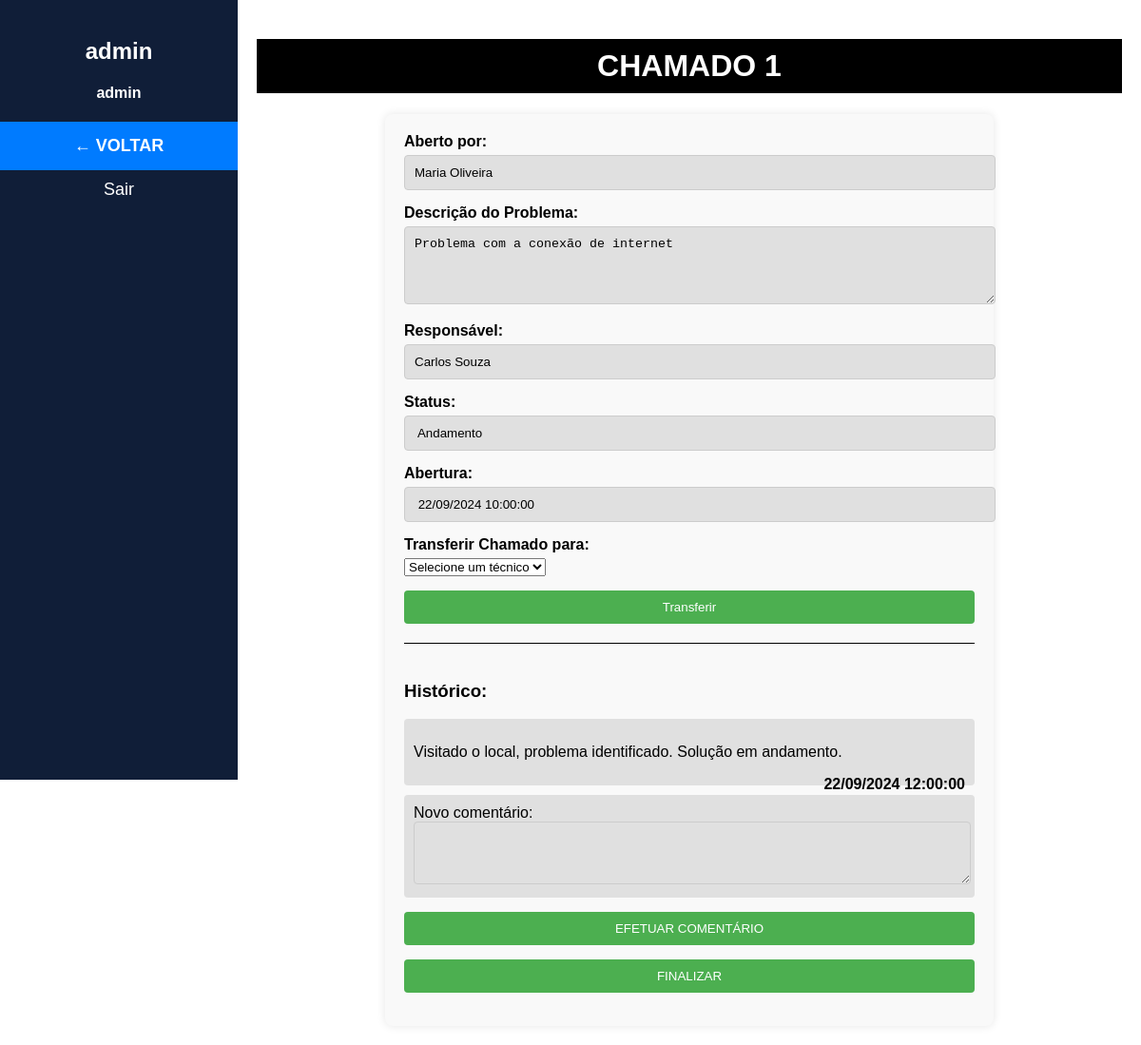
The app's page /logado/chamado.php?idChamado=1 (signed in) with its own data.
### tables this page shows
CREATE TABLE IF NOT EXISTS `tb_usuario` (
  `id_usuario` int UNSIGNED NOT NULL AUTO_INCREMENT,
  `id_condominio` int UNSIGNED NOT NULL,
  `nome` varchar(255) NOT NULL,
  `email` varchar(255) NOT NULL,
  `telefone` varchar(255) NOT NULL,
  `tipo_usuario` int UNSIGNED NOT NULL,
  `senha` varchar(255) NOT NULL,
  PRIMARY KEY (`id_usuario`),
  KEY `tb_usuario_FKIndex1` (`id_condominio`)
);

CREATE TABLE IF NOT EXISTS `tb_condominio` (
  `id_condominio` int UNSIGNED NOT NULL AUTO_INCREMENT,
  `nome` varchar(255) NOT NULL,
  `cep` varchar(255) NOT NULL,
  `rua` varchar(255) NOT NULL,
  `numero` int UNSIGNED NOT NULL,
  `cidade` varchar(255) NOT NULL,
  `estado` varchar(255) NOT NULL,
  PRIMARY KEY (`id_condominio`)
);

CREATE TABLE IF NOT EXISTS `tb_chamado` (
  `id_chamado` int UNSIGNED NOT NULL AUTO_INCREMENT,
  `id_tecnico` int UNSIGNED NOT NULL,
  `id_usuario_solicitante` int UNSIGNED NOT NULL,
  `descricao` varchar(255) NOT NULL,
  `dt_abertura` datetime NOT NULL,
  `status` int NOT NULL,
  `dt_fechamento` datetime DEFAULT NULL,
  PRIMARY KEY (`id_chamado`),
  KEY `tb_chamado_FKIndex1` (`id_usuario_solicitante`),
  KEY `tb_chamado_FKIndex2` (`id_tecnico`)
);

CREATE TABLE IF NOT EXISTS `tb_comentario` (
  `id_comentario` int UNSIGNED NOT NULL AUTO_INCREMENT,
  `id_tecnico` int UNSIGNED NOT NULL,
  `id_chamado` int UNSIGNED NOT NULL,
  `dt_comentario` datetime NOT NULL,
  `descricao` varchar(255) NOT NULL,
  PRIMARY KEY (`id_comentario`),
  KEY `tb_comentario_FKIndex1` (`id_chamado`),
  KEY `tb_comentario_FKIndex2` (`id_tecnico`)
);

### logado/chamado.php (the view, shortened to what this page needs)
<?php
    include('../conexao/conexao.php');
    $idChamado = $_GET['idChamado'];
    $query = "SELECT * FROM tb_chamado WHERE id_chamado = $idChamado";
    $result = mysqli_query($connection, $query);
    $row = mysqli_fetch_assoc($result);
    $data = new DateTime($row['dt_abertura']);
    $dataAbertura = $data->format('d/m/Y H:i:s');
    $descricao = $row['descricao'];
    $idSolicitante = $row['id_usuario_solicitante'];
    $idTecnico = $row['id_tecnico'];
    if($row['status'] == 1){
        $status = 'Pendente';
    }else if($row['status'] == 2){
        $status = 'Andamento';
    }else if($row['status'] == 3){
        $status = 'Fechado';
    }
    $query = "SELECT * FROM tb_usuario WHERE id_usuario = $idTecnico";
    $result = mysqli_query($connection, $query);
    $row = mysqli_fetch_assoc($result);
    $nomeTecnico = $row['nome'];
    $query = "SELECT * FROM tb_usuario WHERE id_usuario = $idSolicitante";
    $result = mysqli_query($connection, $query);
    $row = mysqli_fetch_assoc($result);
    $nomeSolicitante = $row['nome'];
?>
<!DOCTYPE html>
<html lang="pt-BR">
<head>
</head>
<body>
<div class="sidebar">
    <h2><?php
            $idUsuario = mysqli_real_escape_string($connection, $_SESSION['idUsuario']);
            $query = "SELECT * FROM tb_usuario WHERE id_usuario = $idUsuario";
            $result = mysqli_query($connection, $query);
            $row = mysqli_fetch_assoc($result);
            echo htmlspecialchars($row['nome']);
            $idCondominio = $row['id_condominio'];
            $tipoUsuario = $row['tipo_usuario'];
        ?></h2>
    <h4 style="text-align: center;">
        <?php
            $query = "SELECT * FROM tb_condominio WHERE id_condominio = $idCondominio";
            $result = mysqli_query($connection, $query);
            $row = mysqli_fetch_assoc($result);
            echo htmlspecialchars($row['nome']);
        ?>
    </h4>
    <a href="inicial.php" class="back-btn">← VOLTAR</a>
    <a href="../conexao/logout.php">Sair</a>
</div>
    <form action="../conexao/task_editar_chamado.php?idChamado=<?php echo $idChamado; ?>&idTecnico=<?php echo $_SESSION['idUsuario']?>" method="POST" enctype="multipart/form-data">
    <div class="main-content">
        <h1>CHAMADO <?php echo $idChamado?></h1>
        <div class="form-container">
            <div class="form-group">
                <label for="aberto_por">Aberto por:</label>
                <input type="text" id="aberto_por" value="<?php echo $nomeSolicitante; ?>" readonly>
            </div>
            <div class="form-group">
                <label for="descricao_problema">Descrição do Problema:</label>
                <textarea id="descricao_problema" rows="4" readonly><?php echo htmlspecialchars($descricao); ?></textarea>
            </div>
            <div class="form-group">
                <label for="responsavel">Responsável:</label>
                <input type="text" id="responsavel" value="<?php echo $nomeTecnico; ?>" readonly>
            </div>
            <div class="form-group">
                <label for="responsavel">Status:</label>
                <input type="text" id="responsavel" value=" <?php echo htmlspecialchars($status); ?>" readonly>
            </div>
            <div class="form-group">
                <label for="responsavel">Abertura:</label>
                <input type="text" id="responsavel" value=" <?php echo htmlspecialchars($dataAbertura); ?>" readonly>
            </div>
            <?php
                if($status != 'Fechado' && $tipoUsuario == 1){
                    echo ("<div class='form-group'>");
                    echo ("<label for='transferir-tecnico'>Transferir Chamado para:</label>");
                    echo ("<select id='transferir-tecnico' name='idNovoTecnico'>");
                        echo ("<option value='0'>Selecione um técnico</option>");
                    echo ("</select>");
                    echo ("</div>");
                        echo("<div class='form-group'>");
                            echo ("<button type='submit' name='transferir'>Transferir</button>");
                        echo ("</div>");
                }
            ?>
            <div class="historico-container">
                <h3>Histórico:</h3>
                <?php
                    $result = $conn->query("SELECT * FROM tb_comentario where id_chamado = $idChamado");
                    $count = $result->rowCount();
                    if ($count > 0) {
                        while ($row = $result->fetch(PDO::FETCH_OBJ)){
                            $data = new DateTime($row->dt_comentario);
                            $data = $data->format('d/m/Y H:i:s');
                ?>
                    <div class="historico-item">
                        <p><?php echo htmlspecialchars($row->descricao); ?></p>
                        <span><?php echo htmlspecialchars($data); ?></span>
                    </div>
                <?php
                        }
                    }
                ?>
                    <div class="historico-item">
                    <?php
                        if($status != 'Fechado' && $status != 'Pendente'){
                            echo ("<label for='descricao_problema'>Novo comentário:</label>");
                            echo ("<textarea id='descricao_problema' rows='4' name='descricaoComentario'></textarea>");
                        }
                    ?>
                    </div>
            </div>
                <div class="form-group">
                    <?php
                        if($status != 'Fechado' && $status != 'Pendente' && $tipoUsuario != 3){
                            echo ("<button type='submit' name='comentario'>EFETUAR COMENTÁRIO</button>");
                        }
                    ?>
                </div>
                <div class="form-group">
                    <?php
                        if($status != 'Fechado' && $status != 'Pendente' && $tipoUsuario != 3){
                            echo ("<button type='submit' name='iniciar'>FINALIZAR</button>");
                        }
                    ?>
                </div>
    </form>
</body>
</html>

### logado/chamado.php (style rules this page uses)
body { margin: 0; font-family: Arial, sans-serif; }
.sidebar { width: 250px; background-color: #101E38; height: 100vh; position: fixed; padding-top: 20px; }
.sidebar h2 { color: white; text-align: center; }
.sidebar h4 { color: white; }
.sidebar a { display: block; padding: 10px; color: white; text-decoration: none; text-align: center; font-size: 18px; }
.sidebar a.back-btn { background-color: #007BFF; color: #fff; padding: 15px; font-weight: bold; }
.main-content { margin-left: 250px; padding: 20px; }
.main-content h1 { background-color: #000; color: white; padding: 10px; text-align: center; }
.form-container { width: 600px; margin: 0 auto; padding: 20px; background-color: #f9f9f9; border-radius: 8px; box-shadow: 0 0 10px rgba(0, 0, 0, 0.1); }
.form-group { margin-bottom: 15px; }
.form-group label { display: block; font-weight: bold; margin-bottom: 5px; }
.form-group input[type="text"], .form-group textarea { width: 100%; padding: 10px; border: 1px solid #ccc; border-radius: 4px; background-color: #e0e0e0; pointer-events: none; }
.form-group textarea { resize: vertical; }
.form-group button { background-color: #4CAF50; color: white; padding: 10px 20px; border: none; border-radius: 4px; cursor: pointer; width: 100%; }
.historico-container { margin-top: 20px; border-top: 1px solid #000; padding-top: 20px; }
.historico-item { background-color: #e0e0e0; padding: 10px; margin-bottom: 10px; border-radius: 4px; }
.historico-item span { float: right; font-weight: bold; }
.historico-item textarea { width: 100%; border: 1px solid #ccc; border-radius: 4px; background-color: #e0e0e0; }

### records on screen
tb_usuario: nome "admin"
tb_condominio: nome "admin"
tb_usuario: nome "Maria Oliveira"
tb_chamado: descricao "Problema com a conexão de internet", status "Andamento", dt_abertura "22/09/2024 10:00:00"
tb_usuario: nome "Carlos Souza"
tb_comentario: descricao "Visitado o local, problema identificado. Solução em andamento.", dt_comentario "22/09/2024 12:00:00"

### other values on screen
$idChamado "1"
